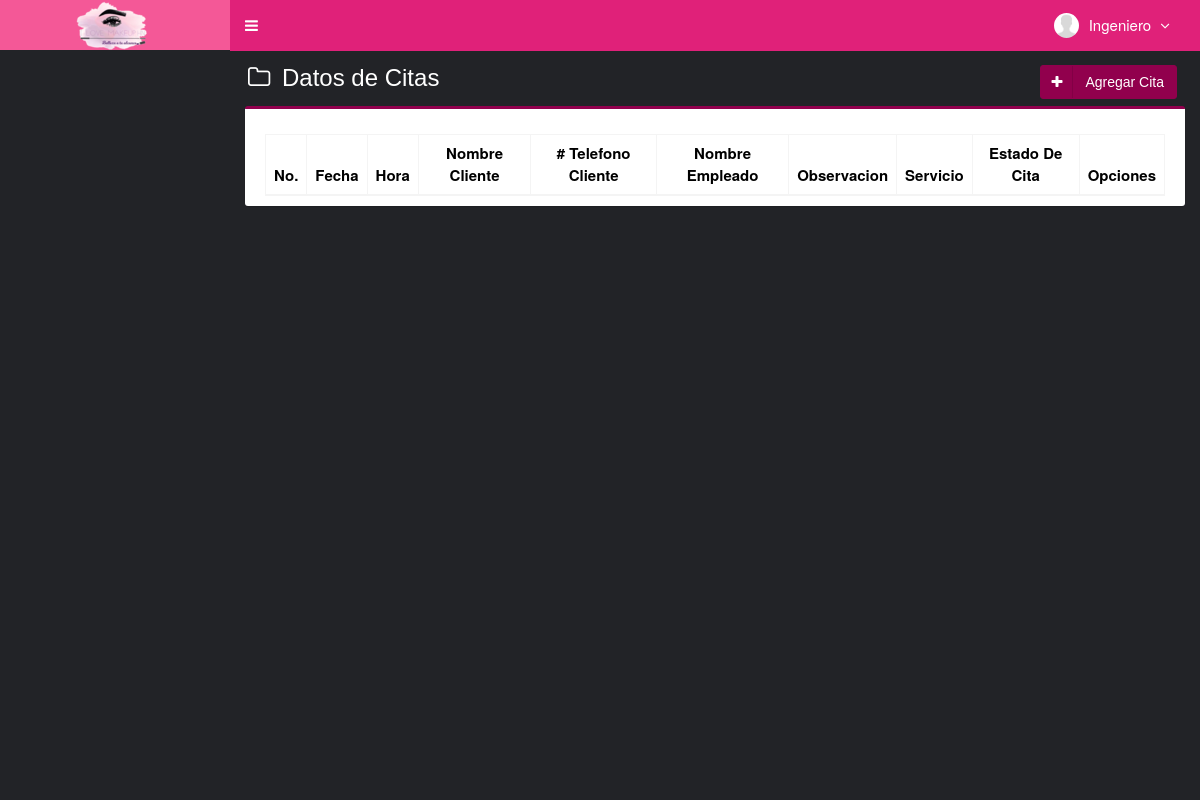
The page /main.php?module=mod_citas (signed in) on the database as committed earlier.
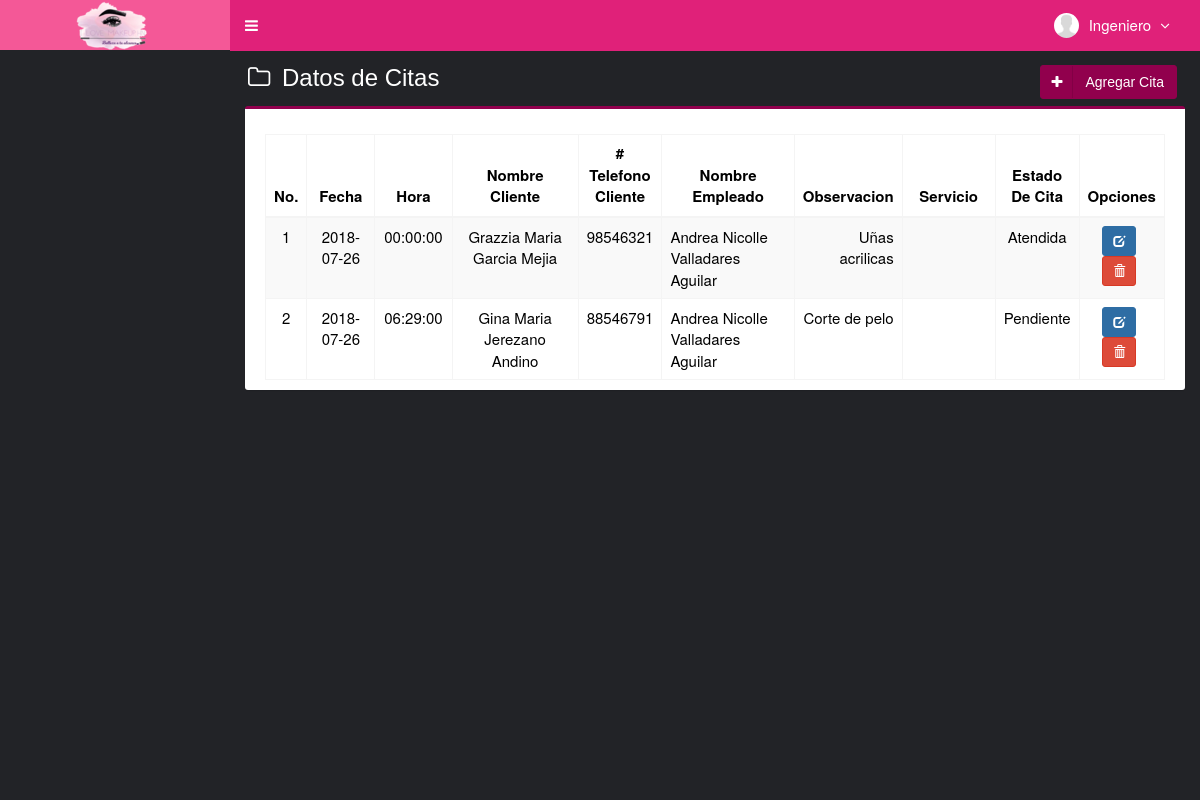
The same page on the database as committed later.
### tables this page shows
CREATE TABLE `citas` (
  `codigo_cita` varchar(15) NOT NULL,
  `fecha` date NOT NULL,
  `observacion` varchar(150) NOT NULL,
  `codigo_cliente` varchar(7) NOT NULL,
  `codigo_empleado` varchar(7) NOT NULL,
  `created_user` int(3) NOT NULL,
  `created_date` timestamp NOT NULL DEFAULT CURRENT_TIMESTAMP ON UPDATE CURRENT_TIMESTAMP,
  `estado_cita` enum('Pendiente','Atendida') NOT NULL,
  `servicio` varchar(100) NOT NULL,
  `hora` time NOT NULL
);

CREATE TABLE `clientes` (
  `codigo_cliente` varchar(7) NOT NULL,
  `primerNombre` varchar(50) NOT NULL,
  `segundoNombre` varchar(50) NOT NULL,
  `primerApellido` varchar(50) NOT NULL,
  `segundoApellido` varchar(50) NOT NULL,
  `telefono` int(8) NOT NULL,
  `created_user` int(3) NOT NULL,
  `created_date` timestamp NOT NULL DEFAULT CURRENT_TIMESTAMP,
  `updated_user` int(3) NOT NULL,
  `updated_date` timestamp NOT NULL DEFAULT CURRENT_TIMESTAMP ON UPDATE CURRENT_TIMESTAMP
);

CREATE TABLE `empleados` (
  `codigo_empleado` varchar(7) NOT NULL,
  `primerNombre_e` varchar(50) NOT NULL,
  `segundoNombre_e` varchar(50) NOT NULL,
  `primerApellido_e` varchar(50) NOT NULL,
  `segundoApellido_e` varchar(50) NOT NULL,
  `telefono_e` int(8) NOT NULL,
  `identidad` int(15) NOT NULL,
  `email` varchar(50) NOT NULL,
  `created_user` int(3) NOT NULL,
  `created_date` timestamp NOT NULL DEFAULT CURRENT_TIMESTAMP,
  `updated_user` int(3) NOT NULL,
  `updated_date` timestamp NOT NULL DEFAULT CURRENT_TIMESTAMP ON UPDATE CURRENT_TIMESTAMP
);

### modulos/mod_citas/view.php (the view, shortened to what this page needs)
<section class="content-header">
  <h1 style="color:white;">
    <i class="fa fa-folder-o icon-title" style="color:white;"></i> Datos de Citas
    <a class="btn btn-purple btn-social pull-right" href="?module=form_mod_citas&form=add" title="agregar" data-toggle="tooltip" style="color:white;">
      <i class="fa fa-plus"></i> Agregar Cita
    </a>
  </h1>
</section>
<section class="content">
  <div class="row">
    <div class="col-md-12">
      <div class="box box-primary">
        <div class="box-body">
          <table id="dataTables1" class="table table-bordered table-striped table-hover">
            <thead>
              <tr>
                <th class="center">No.</th>
                <th class="center">Fecha</th>
                <th class="center">Hora</th>
                <th class="center">Nombre Cliente</th>
                <th class="center"># Telefono Cliente</th>
                <th class="center">Nombre Empleado</th>
				        <th class="center">Observacion</th>
                <th class="center">Servicio</th>
                <th class="center">Estado De Cita</th>
                <th class="center">Opciones</th>
              </tr>
            </thead>
            <tbody>
            <?php
            $no = 1;
            $query = mysqli_query($mysqli, "SELECT a.estado_cita, a.codigo_cita,a.fecha, a.hora, a.codigo_cliente,a.observacion,a.servicio,b.codigo_cliente,b.primerNombre,b.segundoNombre,b.primerApellido,
                                            b.segundoApellido,b.telefono ,c.codigo_empleado,c.primerNombre_e,c.segundoNombre_e,c.primerApellido_e,c.segundoApellido_e
                                            FROM clientes as b INNER JOIN citas as a ON b.codigo_cliente=a.codigo_cliente
                                            INNER JOIN empleados as c ON a.codigo_empleado=c.codigo_empleado ORDER BY codigo_cita DESC")
                                            or die('error '.mysqli_error($mysqli));
            while ($data = mysqli_fetch_assoc($query)) {
              echo "<tr>
                      <td width='15' class='center'>$no</td>
                      <td width='80' class='center'>$data[fecha]</td>
                      <td width='80' class='center'>$data[hora]</td>
                      <td width='200' class='center'>$data[primerNombre] $data[segundoNombre] $data[primerApellido] $data[segundoApellido]</td>
                      <td width='80' class='center'>$data[telefono]</td>
                      <td width='200'>$data[primerNombre_e] $data[segundoNombre_e] $data[primerApellido_e] $data[segundoApellido_e]</td>
                      <td width='100' align='right'>$data[observacion]</td>
                      <td width='120' class='center'>$data[servicio]</td>
                      <td width='80' class='center'>$data[estado_cita]</td>
                      <td class='center' width='80'>
                        <div>
                          <a data-toggle='tooltip' data-placement='top' title='modificar' style='margin-right:5px' class='btn btn-primary btn-sm' href='?module=form_mod_citas&form=edit&id=$data[codigo_cita]'>
                              <i style='color:#fff' class='glyphicon glyphicon-edit'></i>
                          </a>";
            ?>
                          <a data-toggle="tooltip" data-placement="top" title="Eliminar" style="margin-right:5px" class="btn btn-danger btn-sm" href="modulos/mod_citas/proses.php?act=delete&id=<?php echo $data['codigo_cita'];?>" onclick="return confirm('Esta seguro de eliminar la Cita <?php echo $data['estado_cita']; ?> ?');">
                              <i style="color:#fff" class="glyphicon glyphicon-trash"></i>
                          </a>
            <?php
              echo "    </div>
                      </td>
                    </tr>";
              $no++;
            }
            ?>
            </tbody>
          </table>
        </div>
      </div>
    </div>
  </div>
</section><!-- /.content

Rows that differ between the two databases and show on the page:
added citas: fecha "2018-07-26", hora "00:00:00", codigo_cliente.primerNombre "Grazzia", codigo_cliente.segundoNombre "Maria", codigo_cliente.primerApellido "Garcia", codigo_cliente.segundoApellido "Mejia", codigo_cliente.telefono "98546321", codigo_empleado.primerNombre_e "Andrea", codigo_empleado.segundoNombre_e "Nicolle", codigo_empleado.primerApellido_e "Valladares", codigo_empleado.segundoApellido_e "Aguilar", observacion "Uñas acrilicas", estado_cita "Atendida"
added citas: fecha "2018-07-26", hora "06:29:00", codigo_cliente.primerNombre "Gina", codigo_cliente.segundoNombre "Maria", codigo_cliente.primerApellido "Jerezano", codigo_cliente.segundoApellido "Andino", codigo_cliente.telefono "88546791", codigo_empleado.primerNombre_e "Andrea", codigo_empleado.segundoNombre_e "Nicolle", codigo_empleado.primerApellido_e "Valladares", codigo_empleado.segundoApellido_e "Aguilar", observacion "Corte de pelo", estado_cita "Pendiente"
